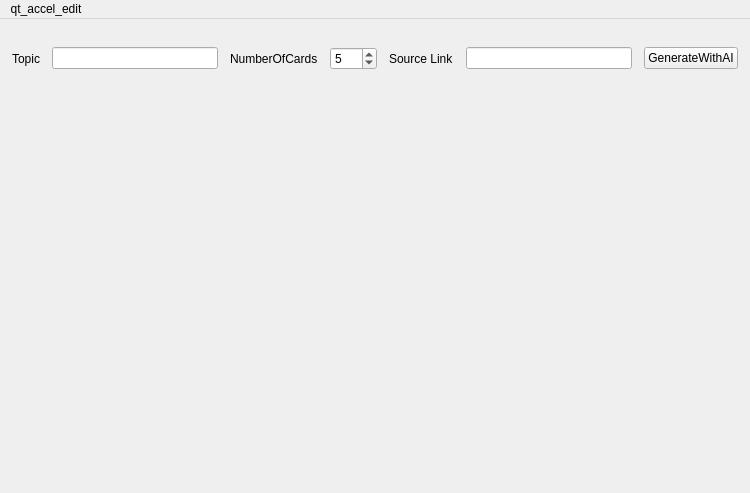
<?xml version="1.0" encoding="UTF-8"?>
<ui version="4.0">
 <class>Dialog</class>
 <widget class="QMainWindow" name="Dialog">
  <property name="geometry">
   <rect>
    <x>0</x>
    <y>0</y>
    <width>750</width>
    <height>493</height>
   </rect>
  </property>
  <property name="minimumSize">
   <size>
    <width>400</width>
    <height>400</height>
   </size>
  </property>
  <property name="windowIcon">
   <iconset>
    <normaloff>:/icons/anki.png</normaloff>:/icons/anki.png</iconset>
  </property>
  <widget class="QWidget" name="centralwidget">
   <layout class="QVBoxLayout" name="verticalLayout_3">
    <property name="spacing">
     <number>12</number>
    </property>
    <property name="leftMargin">
     <number>12</number>
    </property>
    <property name="topMargin">
     <number>6</number>
    </property>
    <property name="rightMargin">
     <number>12</number>
    </property>
    <property name="bottomMargin">
     <number>12</number>
    </property>
    <item>
     <layout class="QHBoxLayout" name="horizontalLayout">
      <property name="spacing">
       <number>6</number>
      </property>
      <property name="bottomMargin">
       <number>0</number>
      </property>
      <item>
       <widget class="QWidget" name="modelArea" native="true">
        <property name="minimumSize">
         <size>
          <width>0</width>
          <height>10</height>
         </size>
        </property>
       </widget>
      </item>
      <item>
       <widget class="QWidget" name="deckArea" native="true"/>
      </item>
     </layout>
    </item>
    <item>
     <layout class="QHBoxLayout" name="aiGenLayout">
      <item>
       <widget class="QLabel" name="labelTopic">
        <property name="text">
         <string notr="true">Topic</string>
        </property>
       </widget>
      </item>
      <item>
       <widget class="QLineEdit" name="inputTopic"/>
      </item>
      <item>
       <widget class="QLabel" name="labelNumCards">
        <property name="text">
         <string notr="true">NumberOfCards</string>
        </property>
       </widget>
      </item>
      <item>
       <widget class="QSpinBox" name="inputNumCards">
        <property name="minimum">
         <number>1</number>
        </property>
        <property name="maximum">
         <number>100</number>
        </property>
        <property name="value">
         <number>5</number>
        </property>
       </widget>
      </item>
      <item>
       <widget class="QLabel" name="labelSourceLink">
        <property name="text">
         <string notr="true">Source Link</string>
        </property>
       </widget>
      </item>
      <item>
       <widget class="QLineEdit" name="inputSourceLink"/>
      </item>
      <item>
       <widget class="QPushButton" name="btnGenerateAI">
        <property name="text">
         <string notr="true">GenerateWithAI</string>
        </property>
       </widget>
      </item>
     </layout>
    </item>
    <item>
     <widget class="QWidget" name="fieldsArea" native="true">
      <property name="sizePolicy">
       <sizepolicy hsizetype="Preferred" vsizetype="Expanding">
        <horstretch>0</horstretch>
        <verstretch>10</verstretch>
       </sizepolicy>
      </property>
      <property name="autoFillBackground">
       <bool>true</bool>
      </property>
     </widget>
    </item>
    <item>
     <widget class="QDialogButtonBox" name="buttonBox">
      <property name="standardButtons">
       <set>QDialogButtonBox::NoButton</set>
      </property>
     </widget>
    </item>
   </layout>
  </widget>
  <widget class="QMenuBar" name="menubar">
   <property name="geometry">
    <rect>
     <x>0</x>
     <y>0</y>
     <width>750</width>
     <height>22</height>
    </rect>
   </property>
   <widget class="QMenu" name="menu_Edit">
    <property name="title">
     <string>qt_accel_edit</string>
    </property>
   </widget>
   <addaction name="menu_Edit"/>
  </widget>
 </widget>
 <resources>
  <include location="icons.qrc"/>
 </resources>
 <connections/>
</ui>
